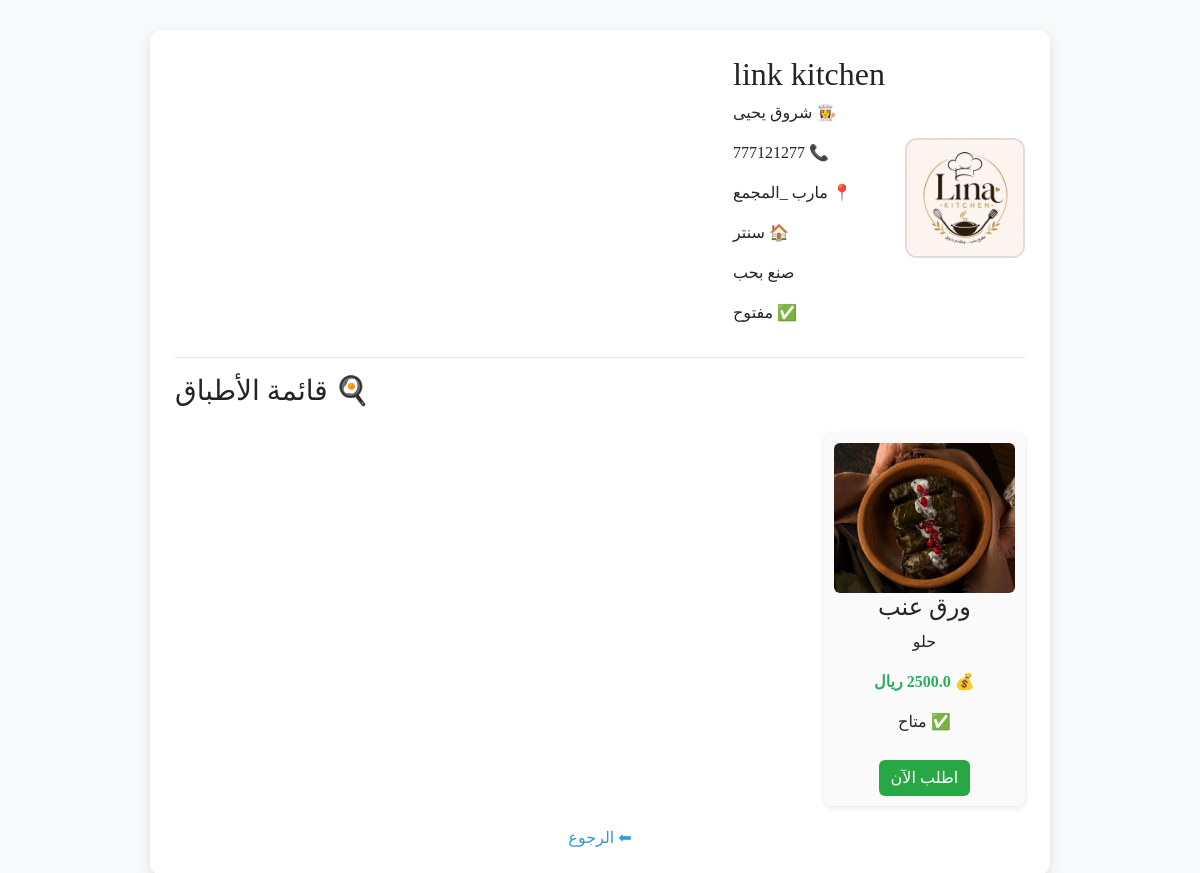
/kitchen/1, run on the app's committed database.
### app/models/kitchen_model.py (models this page shows, shortened)
class Kitchen(db.Model):
    __tablename__ = "kitchens"
    id = db.Column(db.Integer, primary_key=True, autoincrement=True)
    user_id = db.Column(db.Integer, db.ForeignKey("users.id"))
    kitchen_name = db.Column(db.String(150), nullable=False)
    kitchen_logo = db.Column(db.String(255))   # صورة شعار المطبخ
    bank_account_name = db.Column(db.String(150))
    bank_account_number = db.Column(db.String(100))
    status = db.Column(db.String(20), default="pending")
    created_at = db.Column(db.TIMESTAMP, server_default=db.func.current_timestamp())
    featured = db.Column(db.Integer, default=0)  # 0 = عادي، 1 = مميز
    is_open = db.Column(db.Integer, default=1)   # 1 = مفتوح، 0 = مغلق
    location = db.Column(db.String(150))
    address = db.Column(db.String(255))  # أدق من location
    description = db.Column(db.Text)
    meals = db.relationship("Meal", back_populates="kitchen", cascade="all, delete-orphan")

### app/models/user_model.py (models this page shows, shortened)
class User(db.Model):
    __tablename__ = "users"
    id = db.Column(db.Integer, primary_key=True, autoincrement=True)
    name = db.Column(db.String(100), nullable=False)
    email = db.Column(db.String(120), unique=True, nullable=True)
    phone = db.Column(db.String(20), unique=True, nullable=False)
    password_hash = db.Column(db.String(200), nullable=False)
    role = db.Column(db.String(20), nullable=False, default="customer")
    status = db.Column(db.String(20), default="pending")
    created_at = db.Column(db.DateTime, default=datetime.utcnow)
    kitchen = db.relationship("Kitchen", backref="user", uselist=False)
    orders = db.relationship(
        "Order",
        back_populates="user",
        foreign_keys="Order.user_id",
        cascade="all, delete-orphan"
    )
    customer_orders = db.relationship(
        "Order",
        back_populates="customer",
        foreign_keys="Order.customer_id"
    )

### app/models/meal_model.py (models this page shows, shortened)
class Meal(db.Model):
    __tablename__ = "meals"
    id = db.Column(db.Integer, primary_key=True, autoincrement=True)
    name = db.Column(db.String(100), nullable=False)
    description = db.Column(db.Text, nullable=True)
    price = db.Column(db.Float, nullable=False)
    kitchen_id = db.Column(db.Integer, db.ForeignKey("kitchens.id"), nullable=False)
    kitchen = db.relationship("Kitchen", back_populates="meals")
    images = db.relationship("MealImage", back_populates="meal", cascade="all, delete-orphan")
    status = db.Column(db.String(20), default="pending")
    is_featured = db.Column(db.Integer, default=0)
    is_available = db.Column(db.Integer, default=1)
    order_items = db.relationship("OrderItem", back_populates="meal", cascade="all, delete-orphan")

### app/models/meal_image_model.py (models this page shows, shortened)
class MealImage(db.Model):
    __tablename__ = "meal_images"
    id = db.Column(db.Integer, primary_key=True, autoincrement=True)
    image = db.Column(db.String(255), nullable=False)
    meal_id = db.Column(db.Integer, db.ForeignKey("meals.id"), nullable=False)
    meal = db.relationship("Meal", back_populates="images")

### app/routes/home_routes.py (the view)
@home.route("/kitchen/<int:id>")
def kitchen_detail(id):
    kitchen = Kitchen.query.get_or_404(id)
    meals = Meal.query.filter_by(kitchen_id=id).all()
    return render_template("main/kitchen_page.html", kitchen=kitchen, meals=meals)

### app/templates/main/kitchen_page.html (shortened to what this page needs)
<!DOCTYPE html>
<html lang="ar" dir="rtl">
<head>
    <link rel="stylesheet" href="{{ url_for('static', filename='css/bootstrap.min.css') }}">
</head>
<body>
<div class="kitchen-card">
    <div class="kitchen-header">
        {% if kitchen.kitchen_logo %}
            <img src="{{ url_for('static', filename='uploads/' + kitchen.kitchen_logo) }}">
        {% else %}
            <img src="{{ url_for('static', filename='uploads/no-image.png') }}">
        {% endif %}
        <div>
            <h2>{{ kitchen.kitchen_name }}</h2>
            <p>👩‍🍳 {{ kitchen.user.name if kitchen.user else "-" }}</p>
            <p>📞 {{ kitchen.user.phone if kitchen.user else "-" }}</p>
            <p>📍 {{ kitchen.location }}</p>
            <p>🏠 {{ kitchen.address if kitchen.address else "" }}</p>
            <p>{{ kitchen.description }}</p>
            <p>
                {% if kitchen.is_open %}
                    ✅ مفتوح
                {% else %}
                    ❌ مغلق
                {% endif %}
            </p>
        </div>
    </div>
    <hr>
    <h3>🍳 قائمة الأطباق</h3>
    <div class="meals-grid">
        {% for meal in meals %}
        <div class="meal-card">
            {% if meal.images %}
                <img src="{{ url_for('static', filename='uploads/' + meal.images[0].image) }}">
            {% else %}
                <img src="{{ url_for('static', filename='uploads/no-image.png') }}">
            {% endif %}
            <h4>{{ meal.name }}</h4>
            <p>{{ meal.description }}</p>
            <p style="font-weight:bold;color:#27ae60;">💰 {{ meal.price }} ريال</p>
            <p>
                {% if meal.is_available %}
                    ✅ متاح
                {% else %}
                    ❌ غير متاح
                {% endif %}
            </p>
            {% if kitchen.is_open and meal.is_available %}
            <form action="{{ url_for('shop.add_to_cart', meal_id=meal.id) }}" method="POST">
                <button type="submit" class="btn-order">اطلب الآن</button>
            </form>
            {% else %}
            <button class="btn-order" disabled>غير متاح</button>
            {% endif %}
        </div>
        {% endfor %}
    </div>
    <a href="/" class="btn-back">⬅ الرجوع</a>
</div>
</body>
</html>

### app/templates/main/kitchen_page.html (style rules this page uses)
body { background: #f8f9fa; font-family: "Tahoma"; }
.kitchen-card { max-width: 900px; margin: 30px auto; background: #fff; border-radius: 12px; box-shadow: 0 4px 12px rgba(0,0,0,0.1); padding: 25px; }
.kitchen-header { display: flex; align-items: center; gap: 20px; }
.kitchen-header img { width: 120px; height: 120px; border-radius: 12px; object-fit: cover; border: 2px solid #ddd; }
.meals-grid { display: grid; grid-template-columns: repeat(auto-fill, minmax(200px, 1fr)); gap: 15px; margin-top: 25px; }
.meal-card { background: #fafafa; border-radius: 8px; padding: 10px; box-shadow: 0 2px 6px rgba(0,0,0,0.1); text-align: center; }
.meal-card img { width: 100%; height: 150px; object-fit: cover; border-radius: 6px; }
.btn-order { margin-top: 10px; padding: 6px 12px; background: #28a745; color: #fff; border-radius: 6px; border: none; cursor: pointer; }
.btn-back { display:block; text-align:center; margin-top:20px; color:#3498db; text-decoration:none; }

### data on the page
Kitchen: kitchen_logo (picture), kitchen_name "link kitchen", location "مارب _المجمع", address "سنتر", description "صنع بحب"
User: user "شروق يحيى", user "777121277"
Meal: image (picture), name "ورق عنب", description "حلو", price "2500.0", is_available "✅ متاح"
